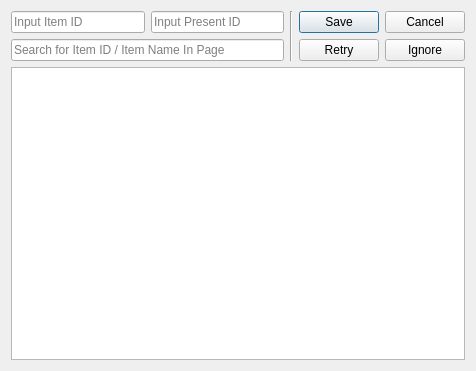
<?xml version="1.0" encoding="UTF-8"?>
<ui version="4.0">
 <class>PresentCreator</class>
 <widget class="QDialog" name="PresentCreator">
  <property name="geometry">
   <rect>
    <x>0</x>
    <y>0</y>
    <width>476</width>
    <height>371</height>
   </rect>
  </property>
  <property name="windowTitle">
   <string>Present Settings</string>
  </property>
  <layout class="QGridLayout" name="gridLayout">
   <item row="0" column="2" rowspan="2">
    <widget class="Line" name="LineV_1">
     <property name="orientation">
      <enum>Qt::Vertical</enum>
     </property>
    </widget>
   </item>
   <item row="1" column="0" colspan="2">
    <widget class="QLineEdit" name="LE_PageSearch">
     <property name="maxLength">
      <number>40</number>
     </property>
     <property name="placeholderText">
      <string>Search for Item ID / Item Name In Page</string>
     </property>
     <property name="clearButtonEnabled">
      <bool>true</bool>
     </property>
    </widget>
   </item>
   <item row="0" column="3">
    <widget class="QDialogButtonBox" name="buttonBox">
     <property name="sizePolicy">
      <sizepolicy hsizetype="Maximum" vsizetype="Fixed">
       <horstretch>0</horstretch>
       <verstretch>0</verstretch>
      </sizepolicy>
     </property>
     <property name="orientation">
      <enum>Qt::Horizontal</enum>
     </property>
     <property name="standardButtons">
      <set>QDialogButtonBox::Cancel|QDialogButtonBox::Save</set>
     </property>
    </widget>
   </item>
   <item row="0" column="0">
    <widget class="QLineEdit" name="LE_ItemID">
     <property name="toolTip">
      <string>&lt;html&gt;&lt;head/&gt;&lt;body&gt;&lt;p&gt;This Item ID corresponds to which item the player will recieve in the present.&lt;/p&gt;&lt;p&gt;These Item IDs are from before the Welcome Amiibo Update. The payload uses the old Item ID and the game 'translates' the old Item ID to the respective Welcome Amiibo Item ID by just using an array of the new Item IDs and the old Item ID as the index. &lt;/p&gt;&lt;p&gt;This means the devs were either 1) Lazy, 2) Lost the source code of their official present creation tool and had to create a workaround, 3) Wanted to keep old payloads compatible with Welcome Amiibo. (Likely 3 but it'd be pretty Nintendo if it was 2)&lt;/p&gt;&lt;p&gt;This therefore means that &lt;span style=&quot; font-weight:600;&quot;&gt;NO&lt;/span&gt; Items introduced in the Welcome Amiibo update are compatible with Presents :(&lt;/p&gt;&lt;p&gt;The built-in browser below shows a list of Item IDs that are compatible (Note: &lt;span style=&quot; text-decoration: underline;&quot;&gt;This requires an internet connection&lt;/span&gt;).&lt;/p&gt;&lt;/body&gt;&lt;/html&gt;</string>
     </property>
     <property name="inputMask">
      <string>HHHH</string>
     </property>
     <property name="placeholderText">
      <string>Input Item ID</string>
     </property>
    </widget>
   </item>
   <item row="1" column="3">
    <widget class="QDialogButtonBox" name="BB_PageSearchControl">
     <property name="sizePolicy">
      <sizepolicy hsizetype="Maximum" vsizetype="Fixed">
       <horstretch>0</horstretch>
       <verstretch>0</verstretch>
      </sizepolicy>
     </property>
     <property name="toolTip">
      <string>&lt;html&gt;&lt;head/&gt;&lt;body&gt;&lt;p&gt;Use this to navigate the page below&lt;/p&gt;&lt;/body&gt;&lt;/html&gt;</string>
     </property>
     <property name="standardButtons">
      <set>QDialogButtonBox::Ignore|QDialogButtonBox::Retry</set>
     </property>
    </widget>
   </item>
   <item row="0" column="1">
    <widget class="QLineEdit" name="LE_PresentID">
     <property name="toolTip">
      <string>&lt;html&gt;&lt;head/&gt;&lt;body&gt;&lt;p&gt;Present IDs are used to ensure that a player can't get the present more than once. Therefore, try to avoid using repeated numbers. &lt;/p&gt;&lt;p&gt;It is recommended to start at 0x100 and above, as to avoid conflicting with the Present IDs Nintendo have already used for official presents.&lt;/p&gt;&lt;p&gt;&lt;span style=&quot; font-weight:600; text-decoration: underline;&quot;&gt;Note:&lt;/span&gt; ID FFFF is not a correct ID, as the game uses this for 'no ID'. It will be automatically replaced with FFFE.&lt;/p&gt;&lt;/body&gt;&lt;/html&gt;</string>
     </property>
     <property name="inputMask">
      <string>HHHH</string>
     </property>
     <property name="placeholderText">
      <string>Input Present ID</string>
     </property>
    </widget>
   </item>
   <item row="2" column="0" colspan="4">
    <widget class="QTextBrowser" name="textBrowser">
     <property name="acceptDrops">
      <bool>false</bool>
     </property>
     <property name="frameShape">
      <enum>QFrame::StyledPanel</enum>
     </property>
     <property name="frameShadow">
      <enum>QFrame::Sunken</enum>
     </property>
     <property name="openLinks">
      <bool>false</bool>
     </property>
    </widget>
   </item>
  </layout>
 </widget>
 <resources/>
 <connections>
  <connection>
   <sender>buttonBox</sender>
   <signal>accepted()</signal>
   <receiver>PresentCreator</receiver>
   <slot>accept()</slot>
   <hints>
    <hint type="sourcelabel">
     <x>248</x>
     <y>254</y>
    </hint>
    <hint type="destinationlabel">
     <x>157</x>
     <y>274</y>
    </hint>
   </hints>
  </connection>
  <connection>
   <sender>buttonBox</sender>
   <signal>rejected()</signal>
   <receiver>PresentCreator</receiver>
   <slot>reject()</slot>
   <hints>
    <hint type="sourcelabel">
     <x>316</x>
     <y>260</y>
    </hint>
    <hint type="destinationlabel">
     <x>286</x>
     <y>274</y>
    </hint>
   </hints>
  </connection>
 </connections>
</ui>
